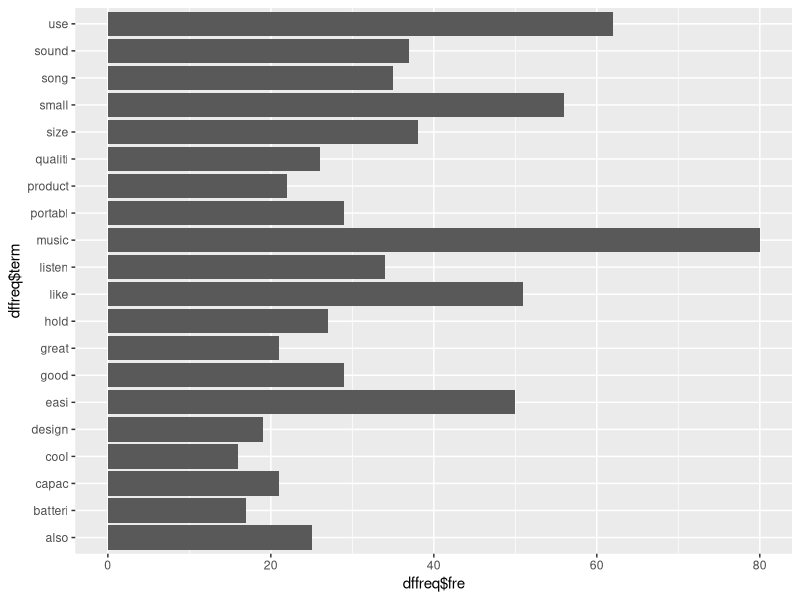
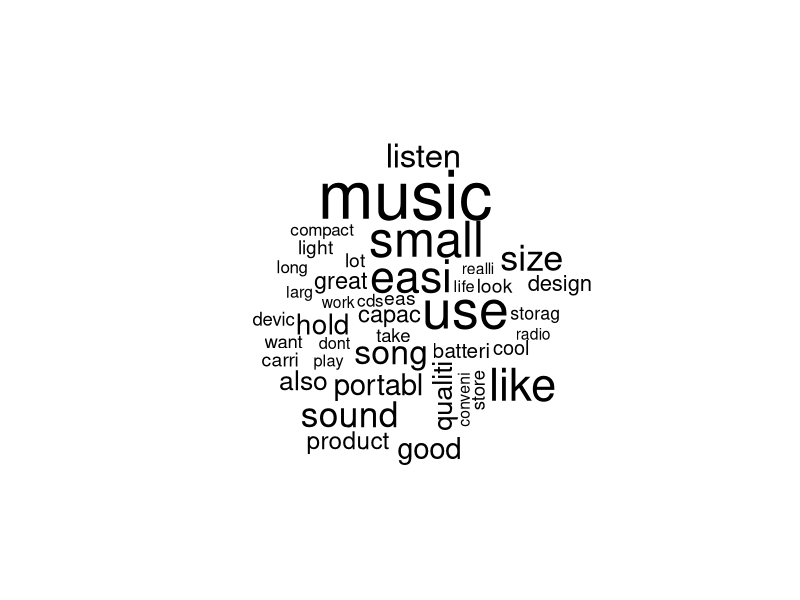
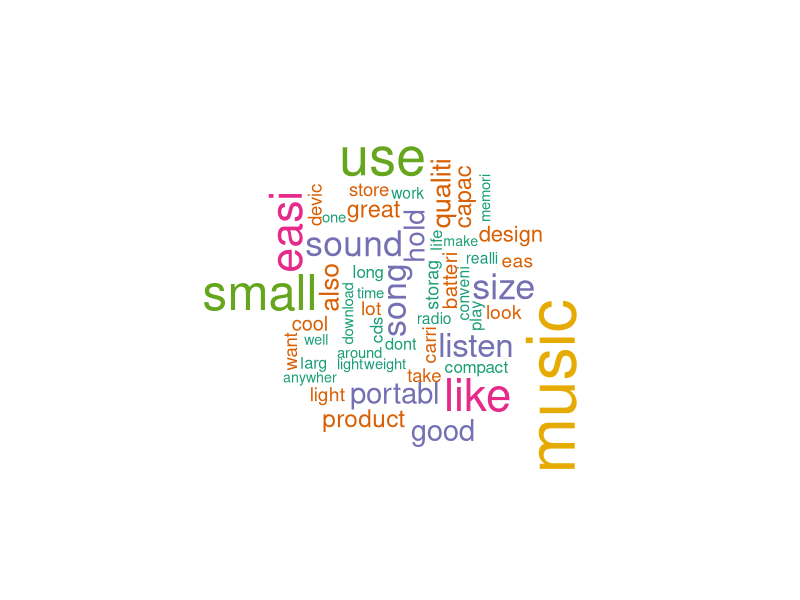
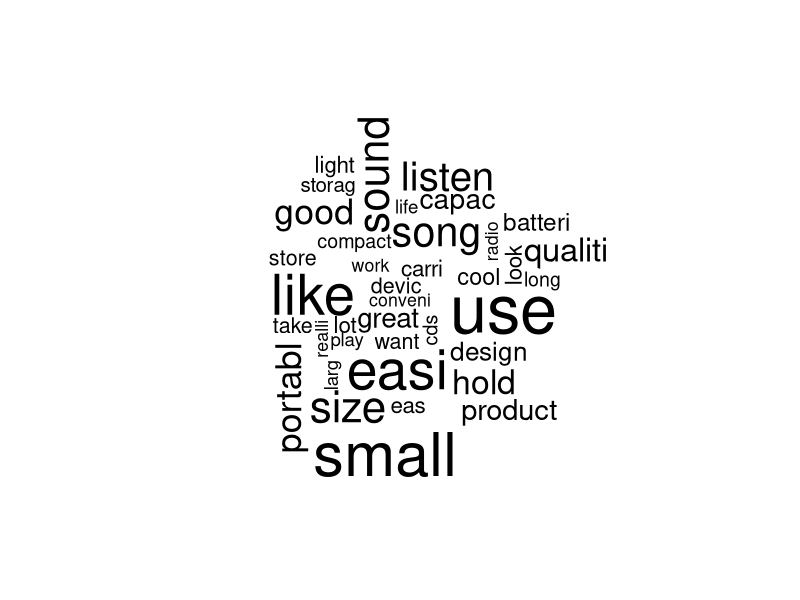

Recreate these plots in R, in order.

#Get the data

#Set the working directory in the folder contain the file "music_survey.csv".

#Read data in and name it as data_music.

setwd("D:/R/TA/Day1")

data_music<-read.csv("music_survey.csv", stringsAsFactor=FALSE)


#View your data

View(data_music)


#Creat Text Corpus
#Install and load library

#install.packages("NLP")
#install.packages("tm")
library(NLP)
library(tm)

#Read Question 1 into new variable called comment1
#Print first 6 comments from comment1

comment1<-data_music$Q1..What.do.you.like.most.about.this.portable.music.player.
head(comment1)


#Creat a Corpus, which can be processed by tm package. Print comments.

vector1<-VectorSource(comment1)
corpus1<-VCorpus(vector1)

for( i in 1:6){
  print(corpus1[[i]][1])
}    

#Normalize text

#Remove punctuation
corpus1<-tm_map(corpus1,removePunctuation)

for( i in 1:6){
  print(corpus1[[i]][1])
}

#Change the letters to lower cases
corpus1<-tm_map(corpus1, content_transformer(tolower))

for( i in 1:6){
  print(corpus1[[i]][1])
}    


#Remove numbers and stopwords
corpus1 <- tm_map(corpus1, removeNumbers)

myStopwords <- c(stopwords('english'), 'can','lot')
corpus1 <- tm_map(corpus1, removeWords, myStopwords)

for( i in 1:6){
  print(corpus1[[i]][1])
}    


#Install and load library for stemming

#install.packages("SnowballC")
library(SnowballC) 

#Word steming
corpus1<-tm_map(corpus1, stemDocument)

for( i in 1:6){
  print(corpus1[[i]][1])
}    


#Remove White space
corpus1<-tm_map(corpus1, stripWhitespace)

for( i in 1:6){
  print(corpus1[[i]][1])
}    


#Generate dtm 

# 1.Generate dtm (frequency count)

doc<-corpus1

dtm <- DocumentTermMatrix(doc) 
dtm


#2.Generate dtm (TfIdf)

dtm2 <- DocumentTermMatrix(doc,
           control = list(weighting = function(x) weightTfIdf(x,normalize =FALSE)))
dtm2

#3.Generate dtm (binary)

dtm3 <- DocumentTermMatrix(doc,control = list(weighting=weightBin))
dtm3

#Save dtm into CSV file

m <- as.matrix(dtm)   
dim(m)   
write.csv(m, file="Zhenzhen_dtm.csv")

#Frequency

#Count the global frequency of each concept
#Which DTM should we use?
#What if we want to get the document frequency of each concepts?

freq <- colSums(as.matrix(dtm))  #Sum each column

#sort frequency in order
sor<-sort(freq,decreasing = TRUE)
head(sor)

#Geneate dataframe of concepts and their frequency (Only frequency greater than 15)

subfreq<-subset(freq, freq>15)
dffreq<-data.frame(term=names(subfreq), fre=subfreq)

#Plot the frequency

#install.packages('ggplot2')
library(ggplot2)
ggplot(dffreq, aes(x=dffreq$term, y=dffreq$fre))+ geom_bar(stat="identity")+ coord_flip()

#word cloud

#Generate word cloud

#install.packages("RColorBrewer")
#install.packages("wordcloud")

library(RColorBrewer)  
library(wordcloud) 

wordcloud(names(freq), freq, min.freq=10)

#Add color to wordcloud

dark2 <- brewer.pal(6, "Dark2")   
wordcloud(names(freq), freq, max.words=50, rot.per=0.4, colors=dark2)

myStopwords <- c(stopwords('english'), 'can','lot', 'also', 'music')

corpus1<-VCorpus(vector1)
corpus1<-tm_map(corpus1, content_transformer(tolower))
corpus1 <- tm_map(corpus1, removeNumbers)
corpus1 <- tm_map(corpus1, removeWords, myStopwords)
corpus1<-tm_map(corpus1,removePunctuation)
corpus1 <- tm_map(corpus1, removeWords, myStopwords)
corpus1<-tm_map(corpus1, stemDocument)
doc<-corpus1
dtm <- DocumentTermMatrix(doc)
freq <- colSums(as.matrix(dtm))  #Sum each column
wordcloud(names(freq), freq, min.freq=10)
